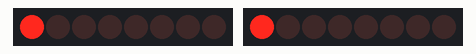
A sketch run on a simulated Arduino Uno, built with avr-gcc and run on an emulated ATmega328P. Shown: 2 × 8 shift-register outputs drawn as a row of LEDs (first output left, lit = HIGH). Wiring (inferred from the names in the program): 2 × shift register (74HC595): data pin 2, shift clock pin 3, latch pin 7 / data pin 5, shift clock pin 6, latch pin 4. Wiring (inferred from the signals the program sends): 2 × row of LEDs: on Q0, Q1, Q2, Q3, Q4, Q5, Q6, Q7 / on Q0, Q1, Q2, Q3, Q4, Q5, Q6, Q7.

Above: at 0.05 s.
At 1.05 s:
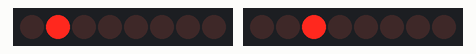
At 2.05 s:
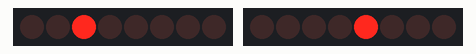
At 4.15 s:
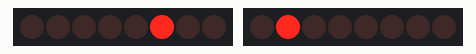
At 6.16 s:
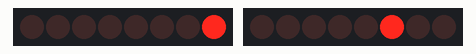
At 8.26 s:
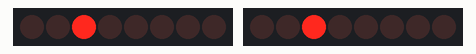
Timing chart, 0 to 8.6 s (numbered marks = the images above):
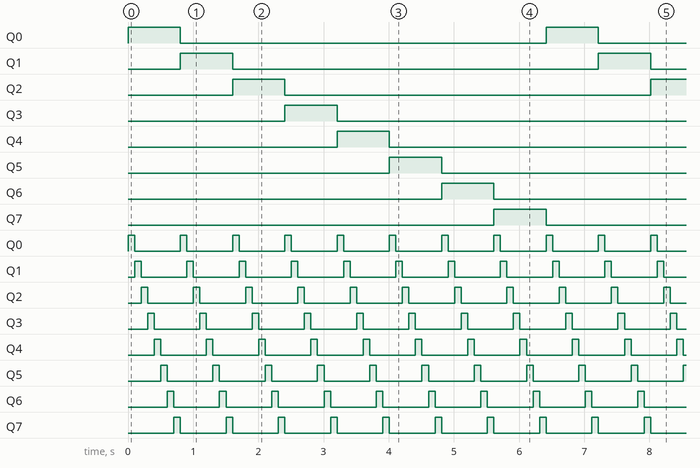

The sketch:

_8x8_matrix_test.ino
```cpp
// "Out," register
int dataOut = 2;    // `SER` or `DS` pin on 74HC595
int clockOut = 3;   // `SRCLK` or `SH_CP` pin on 74HC595
int latchOut = 4;   // `RCLK` or `STCP` pin on 74HC595

// "In," register
int dataIn = 5;
int clockIn = 6;
int latchIn = 7;

int ledMapRow[] = {
B10000000,
B01000000,
B00100000,
B00010000,
B00001000,
B00000100,
B00000010,
B00000001,
};

int ledMapColumn[] = {
B01111111,
B10111111,
B11011111,
B11101111,
B11110111,
B11111011,
B11111101,
B11111110,
};

void setup() {
  //set pins to output so you can control the shift register
  pinMode(dataOut, OUTPUT);
  pinMode(clockOut, OUTPUT);
  pinMode(latchOut, OUTPUT);

  pinMode(dataIn, OUTPUT);
  pinMode(clockIn, OUTPUT);
  pinMode(latchIn, OUTPUT);

}

void loop() {
  for (int i = 0; i < 64; i++) {

    // take the latchPin low so
    // the LEDs don't change while you're sending in bits:
    digitalWrite(latchOut, LOW);
    digitalWrite(latchIn, LOW);

    // shift out the bits:
    shiftOut(dataOut, clockOut, LSBFIRST, ledMapRow[i / 8]);
    shiftOut(dataIn, clockIn, LSBFIRST, ledMapColumn[i % 8]);

    //take the latch pin high so the LEDs will light up:
    digitalWrite(latchOut, HIGH);
    digitalWrite(latchIn, HIGH);

    // pause before next value
    delay(100);
  }
}
```

Measured:
- by itself, Q0–7: alternates HIGH for 0.80 s and LOW for 5.6 s
- by itself, Q0–7: alternates HIGH for 0.10 s and LOW for 0.70 s
- by itself, everything shown: repeats every 6.4 s, in 64 steps
